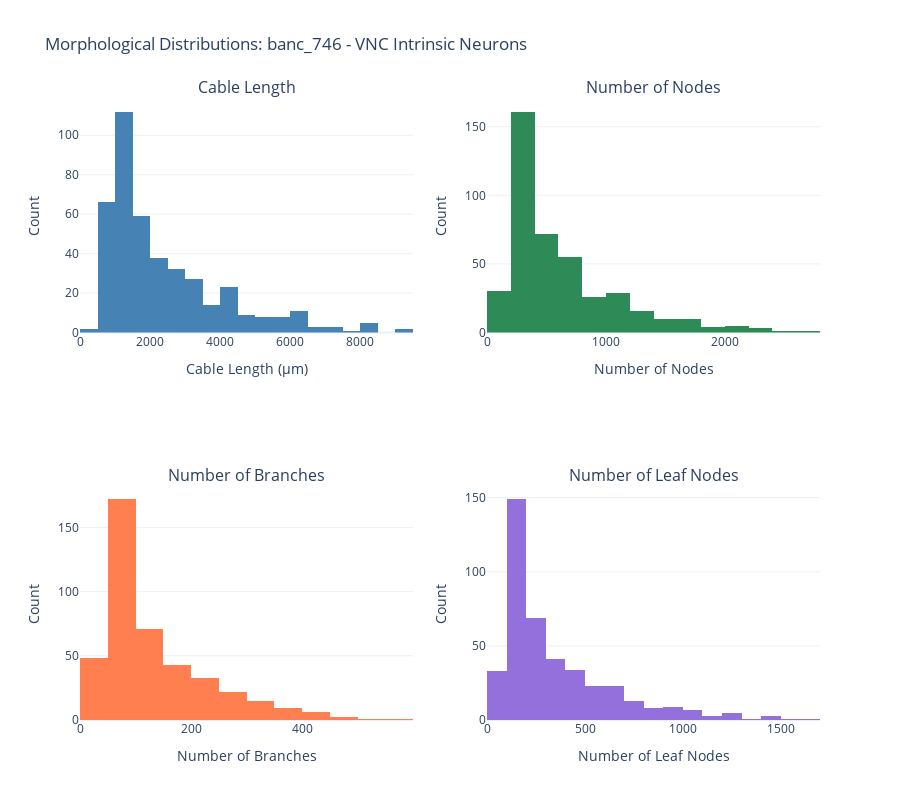

This figure's notebook cell:
### Markdown cell above
### Visualize Morphological Distributions

### Code cell
# Create subplots for different metrics
fig = make_subplots(
    rows=2, cols=2,
    subplot_titles=('Cable Length', 'Number of Nodes', 'Number of Branches', 'Number of Leaf Nodes'),
    specs=[[{"type": "histogram"}, {"type": "histogram"}],
           [{"type": "histogram"}, {"type": "histogram"}]]
)

# Cable length
fig.add_trace(
    go.Histogram(x=morpho_df['cable_length_um'], nbinsx=20, marker_color='steelblue', name='Cable Length'),
    row=1, col=1
)

# Number of nodes
fig.add_trace(
    go.Histogram(x=morpho_df['n_nodes'], nbinsx=20, marker_color='seagreen', name='Nodes'),
    row=1, col=2
)

# Number of branches
fig.add_trace(
    go.Histogram(x=morpho_df['n_branches'], nbinsx=20, marker_color='coral', name='Branches'),
    row=2, col=1
)

# Number of leafs
fig.add_trace(
    go.Histogram(x=morpho_df['n_leafs'], nbinsx=20, marker_color='mediumpurple', name='Leaf Nodes'),
    row=2, col=2
)

fig.update_xaxes(title_text="Cable Length (µm)", row=1, col=1)
fig.update_xaxes(title_text="Number of Nodes", row=1, col=2)
fig.update_xaxes(title_text="Number of Branches", row=2, col=1)
fig.update_xaxes(title_text="Number of Leaf Nodes", row=2, col=2)

fig.update_yaxes(title_text="Count", row=1, col=1)
fig.update_yaxes(title_text="Count", row=1, col=2)
fig.update_yaxes(title_text="Count", row=2, col=1)
fig.update_yaxes(title_text="Count", row=2, col=2)

fig.update_layout(
    title_text=f"Morphological Distributions: {DATASET} - VNC Intrinsic Neurons",
    showlegend=False,
    height=800,
    template="plotly_white"
)

fig.show()

### Figure 1 — Plotly figure (JSON) as saved in the notebook; plotly's stock layout.template omitted (floating-point values rounded to 4 significant figures; data arrays with more than 128 entries replaced by an {"elided": "..."} marker saying what was removed)
{"data": [{"marker": {"color": "steelblue"}, "name": "Cable Length", "nbinsx": 20, "type": "histogram", "x": {"elided": "423 float values"}, "xaxis": "x", "yaxis": "y"}, {"marker": {"color": "seagreen"}, "name": "Nodes", "nbinsx": 20, "type": "histogram", "x": {"elided": "423 int values"}, "xaxis": "x2", "yaxis": "y2"}, {"marker": {"color": "coral"}, "name": "Branches", "nbinsx": 20, "type": "histogram", "x": {"elided": "423 int values"}, "xaxis": "x3", "yaxis": "y3"}, {"marker": {"color": "mediumpurple"}, "name": "Leaf Nodes", "nbinsx": 20, "type": "histogram", "x": {"elided": "423 int values"}, "xaxis": "x4", "yaxis": "y4"}], "layout": {"annotations": [{"font": {"size": 16}, "showarrow": false, "text": "Cable Length", "x": 0.225, "xanchor": "center", "xref": "paper", "y": 1.0, "yanchor": "bottom", "yref": "paper"}, {"font": {"size": 16}, "showarrow": false, "text": "Number of Nodes", "x": 0.775, "xanchor": "center", "xref": "paper", "y": 1.0, "yanchor": "bottom", "yref": "paper"}, {"font": {"size": 16}, "showarrow": false, "text": "Number of Branches", "x": 0.225, "xanchor": "center", "xref": "paper", "y": 0.375, "yanchor": "bottom", "yref": "paper"}, {"font": {"size": 16}, "showarrow": false, "text": "Number of Leaf Nodes", "x": 0.775, "xanchor": "center", "xref": "paper", "y": 0.375, "yanchor": "bottom", "yref": "paper"}], "height": 800, "showlegend": false, "title": {"text": "Morphological Distributions: banc_746 - VNC Intrinsic Neurons"}, "xaxis": {"anchor": "y", "domain": [0.0, 0.45], "title": {"text": "Cable Length (µm)"}}, "xaxis2": {"anchor": "y2", "domain": [0.55, 1.0], "title": {"text": "Number of Nodes"}}, "xaxis3": {"anchor": "y3", "domain": [0.0, 0.45], "title": {"text": "Number of Branches"}}, "xaxis4": {"anchor": "y4", "domain": [0.55, 1.0], "title": {"text": "Number of Leaf Nodes"}}, "yaxis": {"anchor": "x", "domain": [0.625, 1.0], "title": {"text": "Count"}}, "yaxis2": {"anchor": "x2", "domain": [0.625, 1.0], "title": {"text": "Count"}}, "yaxis3": {"anchor": "x3", "domain": [0.0, 0.375], "title": {"text": "Count"}}, "yaxis4": {"anchor": "x4", "domain": [0.0, 0.375], "title": {"text": "Count"}}}}
